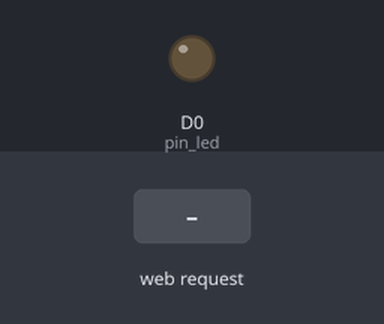
Simulated run of this sketch. Board: ESP8266 (NodeMCU). Parts: output pins drawn as LEDs (lit = HIGH). Inputs (shaded band) come from the test bench. WiFi joins after 1.5 s; servers stay silent unless stated; what the sketch prints to the serial monitor is not drawn.

Above: at 2.7 s.
2.8 s: HTTP request GET /toggle received
At 3.8 s:
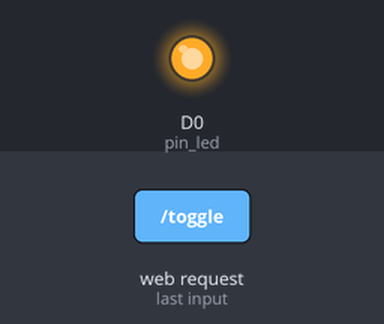
Timing chart, 0 to 5.8 s (numbered marks = the images above; inputs shaded):
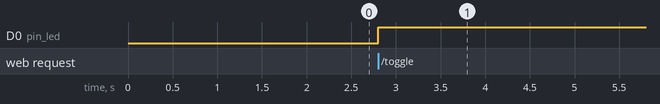

The sketch:

webserver_toggle.ino
```cpp
#include <ESP8266WiFi.h>
#include <ESP8266WebServer.h>
ESP8266WebServer server;
uint8_t pin_led = D0;

char*ssid ="le2";
char*password="praneet000";

void setup() {
  // put your setup code here, to run once:
  pinMode(pin_led,OUTPUT);
WiFi.begin(ssid,password);
Serial.begin(115200);
while(WiFi.status()!=WL_CONNECTED)
{
  Serial.print(".");
  delay(500);
}
Serial.println("");
Serial.print("IF Address: ");
Serial.print(WiFi.localIP());
server.on("/",[](){server.send(200,"text/html","Hello World!");});
server.on("/toggle",toggleLED);
server.begin();
//copy the ip from the serial moniter and open it check in browser
}

void loop() {
  // put your main code here, to run repeatedly:
server.handleClient(); //the handle will show errors
}
void toggleLED()
{
  digitalWrite(pin_led,!digitalRead(pin_led));
  server.send(204,"");//"ip address/toggle"
}
```

Measured:
- after the input at 2.8 s, D0 (pin_led): LOW → HIGH at once
